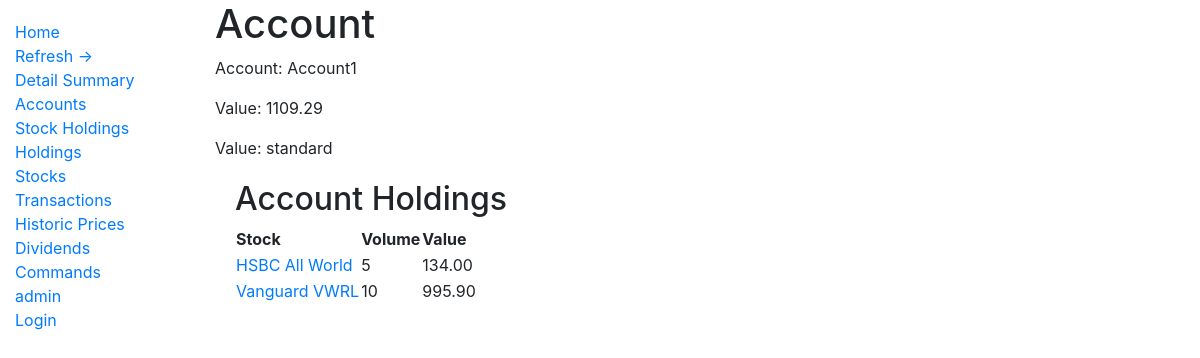
Screenshot of /account/1 with the database file from the repository.
### portfolio/models.py (models this page shows, shortened)
class Account(models.Model):
    name = models.CharField(max_length=50)
    ACCOUNT_TYPE = (
        ('ISA', 'ISA'),
        ('pension', 'PENSION'),
        ('standard', 'STANDARD'),
        ('VCT', 'VCT'),
        ('cash','CASH')
    )
    account_type = models.CharField(max_length=8, choices=ACCOUNT_TYPE, default='buy')
    account_value = models.DecimalField(max_digits=9, decimal_places=2, default=0)
    person = models.ForeignKey('Person', on_delete=models.CASCADE, null=True)
    class Meta:
        ordering = ['name']

class Holding(models.Model):
    stock = models.ForeignKey(Stock, on_delete=models.CASCADE, null=True)
    account = models.ForeignKey(Account, on_delete=models.CASCADE, null=True)
    volume = models.IntegerField()
    book_cost = models.DecimalField(max_digits=10, decimal_places=2)
    current_value = models.DecimalField(max_digits=10, decimal_places=2)
    value_updated = models.DateTimeField(null=True)
    class Meta:
        ordering = ['stock']
    def get_absolute_url(self):
        return reverse('holding_detail', args=[str(self.id)])

class Stock(models.Model):
    name = models.CharField(max_length=50)
    code = models.CharField(max_length=20)
    yahoo_code = models.CharField(max_length=20, null=True)
    nickname = models.CharField(max_length=40)
    CURRENCY_TYPE = (
        ('gbp', 'GBP'),
        ('gbx', 'GBX'),
        ('usd', 'USD'),
    )
    currency = models.CharField(max_length=6, choices=CURRENCY_TYPE, default='equity')
    STOCK_TYPE = (
        ('fund', 'FUND'),
        ('equity', 'EQUITY'),
        ('etfs', 'ETFS'),
        ('curr','CURR'),
    )
    stock_type = models.CharField(max_length=6, choices=STOCK_TYPE, default='equity')
    STOCK_REGION = (
        ('world', 'WORLD'),
        ('us', 'US'),
        ('uk', 'UK'),
        ('europe', 'EUROPE'),
    )
    stock_region = models.CharField(max_length=6, choices=STOCK_REGION, default='world')
    SCRAPER_SOURCE = (
        ('ft', 'ft'),
        ('yahoo', 'yahoo'),
    )
    scraper_source = models.CharField(max_length=5, choices=SCRAPER_SOURCE, default='ft')
    active = models.BooleanField(default=True)
    current_price = models.DecimalField(max_digits=7, decimal_places=4)
    price_updated = models.DateTimeField(null=True)
    perf_5y = models.DecimalField(max_digits=7, decimal_places=2, null=True)
    perf_3y = models.DecimalField(max_digits=7, decimal_places=2, null=True)
    perf_1y = models.DecimalField(max_digits=7, decimal_places=2, null=True)
    perf_6m = models.DecimalField(max_digits=7, decimal_places=2, null=True)
    perf_3m = models.DecimalField(max_digits=7, decimal_places=2, null=True)
    perf_1m = models.DecimalField(max_digits=7, decimal_places=2, null=True)
    class Meta:
        ordering = ['name']
    def __str__(self):
        return self.nickname

### portfolio/views.py (the view)
# urls.py: path('account/<int:pk>', AccountDetailView.as_view(), name='account_detail'),
class AccountDetailView(DetailView):
    model = Account
    template_name = 'portfolio/account_detail.html'

### portfolio/templates/portfolio/account_detail.html
{% extends 'portfolio/base.html' %}
{% block content %}
        <h1>Account</h1>
        <p>Account: {{account.name}}</p>
        <p>Value: {{account.account_value}}</p>
        <p>Value: {{account.account_type}}</p>
        <div style="margin-left:20px;margin-top:20px">
            <h2>Account Holdings</h2>
            <table>
            <tr>
                <th>Stock</th>
                <th>Volume</th>
                <th>Value</th>
            </tr>
            {% for h in account.holding_set.all %}
                <tr>
                    <td><a href="{{ h.get_absolute_url }}">{{ h.stock }}</a> </td>
                    <td> {{h.volume }} </td>
                    <td> {{h.current_value}} </td>
                </tr>
             {% endfor %}
        </table>
    </div>
{% endblock %}

### rows the page displays
Account: name "Account1", account_value "1109.29", account_type "standard"
Holding: stock "HSBC All World", volume "5", current_value "134.00"
Holding: stock "Vanguard VWRL", volume "10", current_value "995.90"
